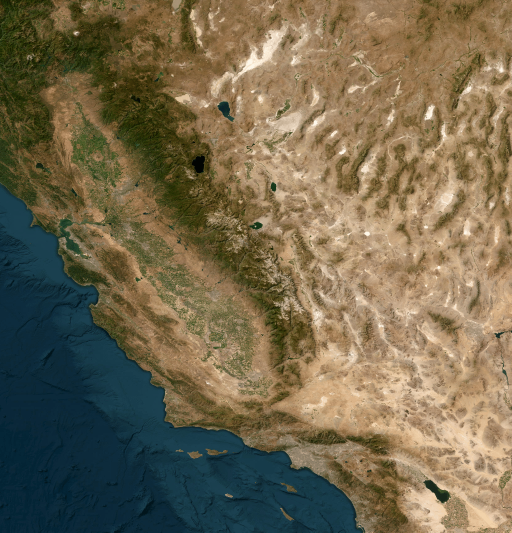
#> input picture backend/image-editing/image_2.png, 1024 x 1065 px (shown at 1/2 size)
$ python image.py
#> lines starting #> are read from the running program, lines starting #| are printed output that depends on the picture
import sys
from pathlib import Path

# repo src directory is on sys.path
# PROJECT_SRC = Path(__file__).resolve().parents[3]
# # if str(PROJECT_SRC) not in sys.path:
# #     sys.path.insert(0, str(PROJECT_SRC))

from PIL import Image, ImageChops

class ImageEditor:

    def __init__(self, image_1: Path, image_2: Path):
        self.image_1 = Image.open(image_1).convert("RGBA")
        self.image_2 = Image.open(image_2).convert("RGBA")
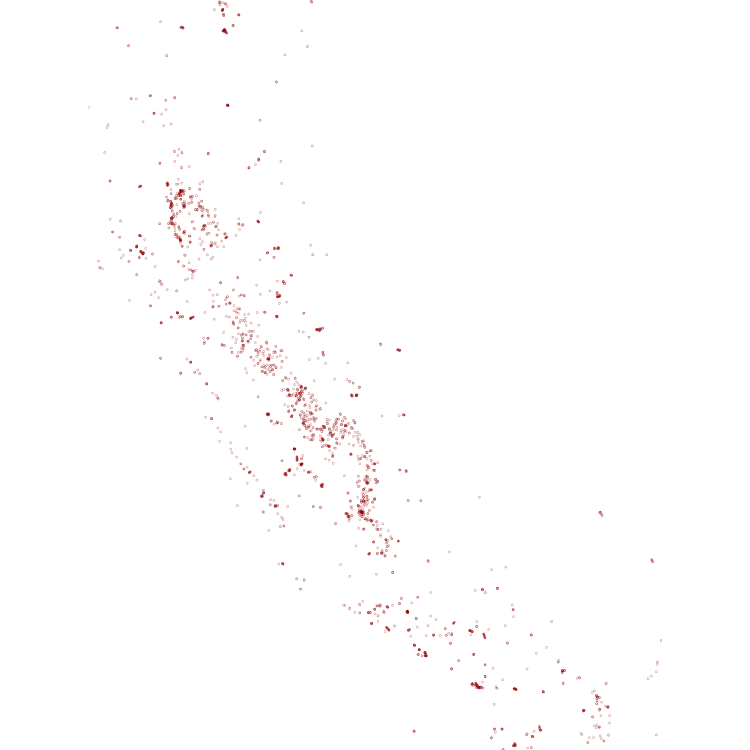
#> input picture backend/image-editing/image_3.png, 3000 x 3000 px (shown at 1/4 size)
#> self.image_2 is the input picture: PIL image 3000x3000 RGBA; mean R, G, B, A 254.5, 253.8, 253.8, 255
        if self.image_2.size != self.image_1.size:
            self.image_2 = self.image_2.resize(self.image_1.size)
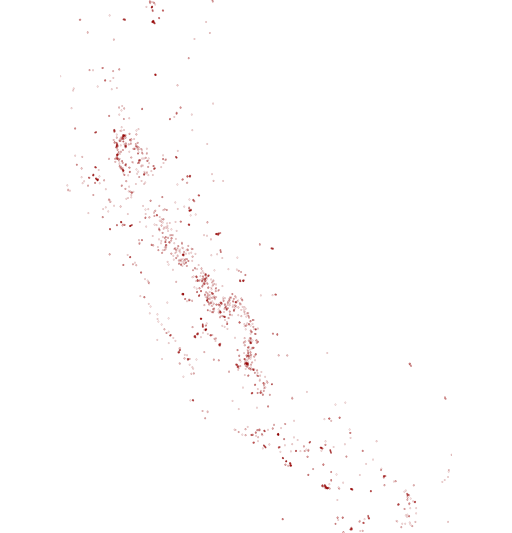
#> self.image_2: PIL image 1024x1065 RGBA (shown at 1/2 size); mean R, G, B, A 254.5, 253.7, 253.7, 255

    # 128 is 50% transparency. 0 is fully transparent, 255 is opaque
    def transparency(self, alpha: int = 192, output_name: str = "overlay.png", output_dir: Path = None):
#> called with alpha = 192, output_name = '2017_overlay.png'
        copy_2 = self.image_2
        copy_2.putalpha(alpha)

        copy_1 = self.image_1

        overlay = Image.alpha_composite(copy_1, copy_2)
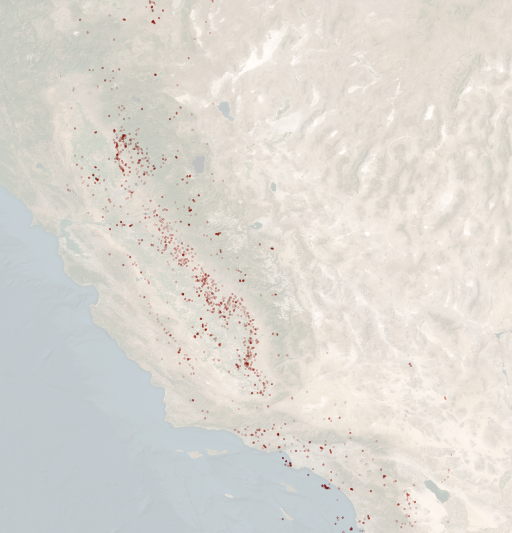
#> overlay: PIL image 1024x1065 RGBA (shown at 1/2 size); mean R, G, B, A 220.2, 216.9, 210.5, 255

        if output_dir is None:
            script_dir = Path(__file__).resolve().parent
            output_path = script_dir / output_name
        else:
            output_path = output_dir / output_name

        overlay.save(output_path)

        print(f"Saved overlay to: {output_path}")

def apply_transparency(image_1_path: Path, image_2_path: Path, year: int, alpha: int = 192):
    """
    Apply transparency overlay to two images and save to display_data/overlays.

    Args:
        image_1_path: Path to the base image
        image_2_path: Path to the overlay image
        year: Year for the output filename
        alpha: Transparency level (0-255, 0=transparent, 255=opaque)
    """
    output_dir = Path("display_data/overlays")
    output_dir.mkdir(parents=True, exist_ok=True)
    output_name = f"{year}_overlay.png"

    imgEditor = ImageEditor(image_1_path, image_2_path)
    imgEditor.transparency(alpha=alpha, output_name=output_name, output_dir=output_dir)

if __name__ == "__main__":
    script_dir = Path(__file__).resolve().parent
    i1 = script_dir / "image_2.png"
    i2 = script_dir / "image_3.png"
    apply_transparency(i1, i2, year=2017)
    print("Complete!")
